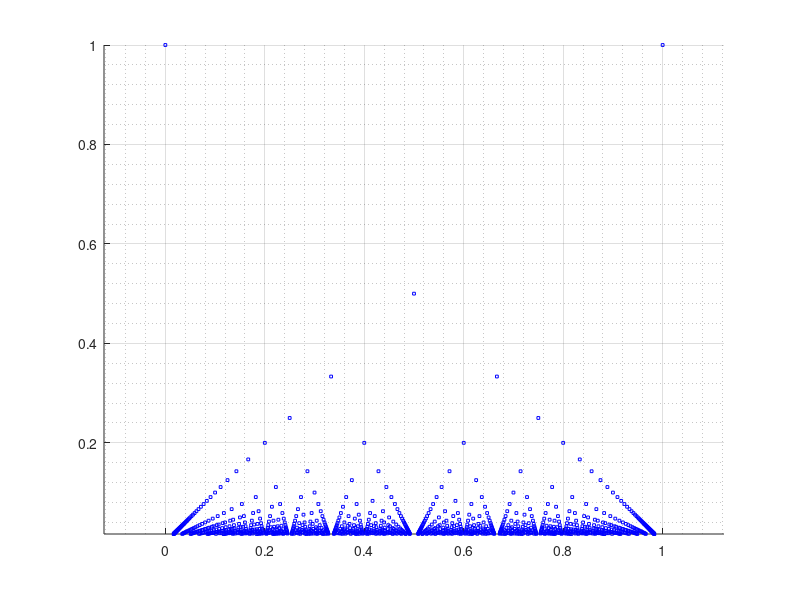

This chart was generated by the following MATLAB code:
clear;

% Plots scatter plot of x = m / n, y = 1 / n, with gcd(m, n) = 1
% Pattern of straight line can be visible
% which is in fact square representation of Farey numbers
% See Chapter 1 of A. Hatcher, Topology of Numbers

N = 60; % >= 2

numerators = [0 1 zeros(1, N - 2)];
denominators = [1 1 zeros(1, N - 2)];

for d = 2:N
  ns = [];
  ds = [];
  for j = 1:d - 1
    if (gcd(j, d) == 1)
      ns = [ns j];
      ds = [ds d];
    endif
  endfor
  numerators(end + 1, :) = [ns zeros(1, N - length(ns))];
  denominators(end + 1, :) = [ds zeros(1, N - length(ds))];
endfor

scatter(numerators ./ denominators, 1 ./ denominators, 4, "b", "s");

axis equal;
grid on;
grid minor;
